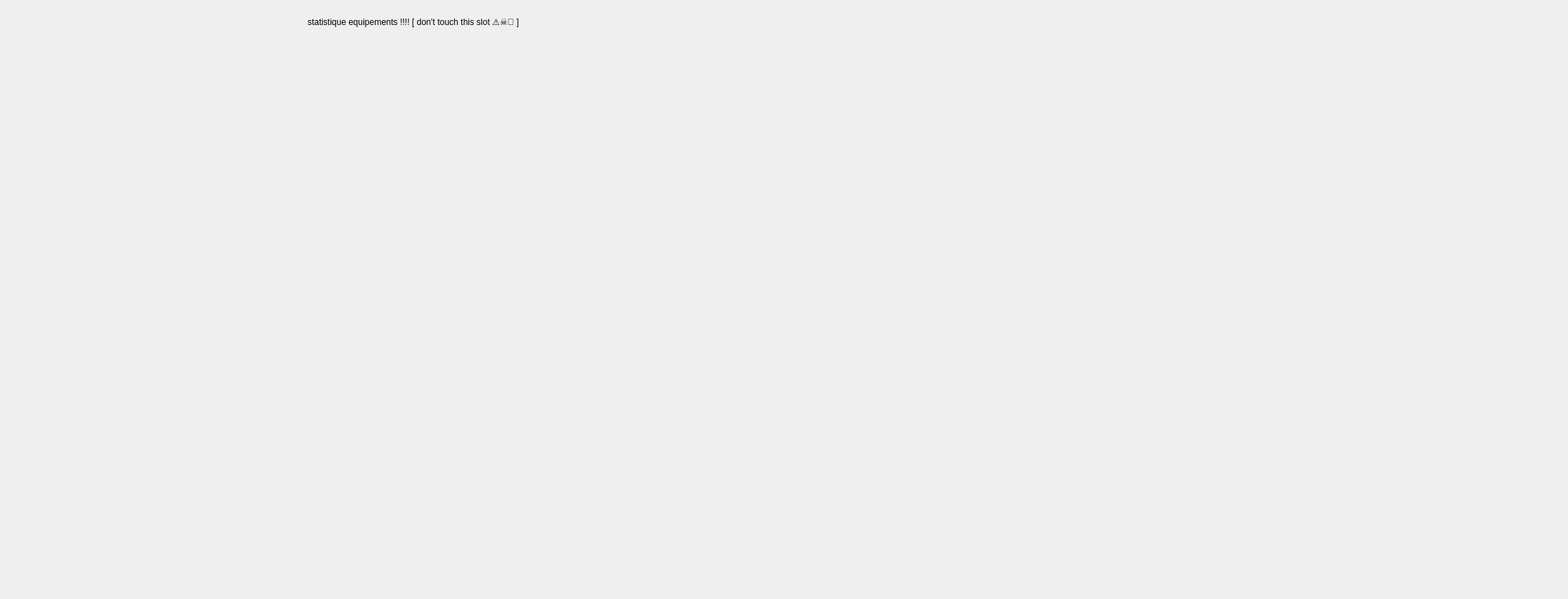
     <widget class="QWidget" name="tab_14">
      <attribute name="title">
       <string>Page</string>
      </attribute>
      <widget class="QWidget" name="chart" native="true">
       <property name="geometry">
        <rect>
         <x>730</x>
         <y>130</y>
         <width>1453</width>
         <height>699</height>
        </rect>
       </property>
       <widget class="QWidget" name="StatisticsTab_3" native="true">
        <property name="geometry">
         <rect>
          <x>-560</x>
          <y>-50</y>
          <width>1401</width>
          <height>481</height>
         </rect>
        </property>
        <layout class="QVBoxLayout" name="verticalLayout_7"/>
       </widget>
      </widget>
      <widget class="QWidget" name="verticalLayoutWidget_3">
       <property name="geometry">
        <rect>
         <x>90</x>
         <y>50</y>
         <width>1261</width>
         <height>601</height>
        </rect>
       </property>
       <layout class="QVBoxLayout" name="chartLayout_3"/>
      </widget>
      <widget class="QWidget" name="widget_8" native="true">
       <property name="geometry">
        <rect>
         <x>-10</x>
         <y>48</y>
         <width>1049</width>
         <height>551</height>
        </rect>
       </property>
       <layout class="QVBoxLayout" name="verticalLayout_8"/>
      </widget>
      <widget class="QLabel" name="label_53">
       <property name="geometry">
        <rect>
         <x>430</x>
         <y>0</y>
         <width>321</width>
         <height>61</height>
        </rect>
       </property>
       <property name="text">
        <string>statistique equipements !!!! [ don't touch this slot ⚠️☠️🚨 ]</string>
       </property>
      </widget>
     </widget>
